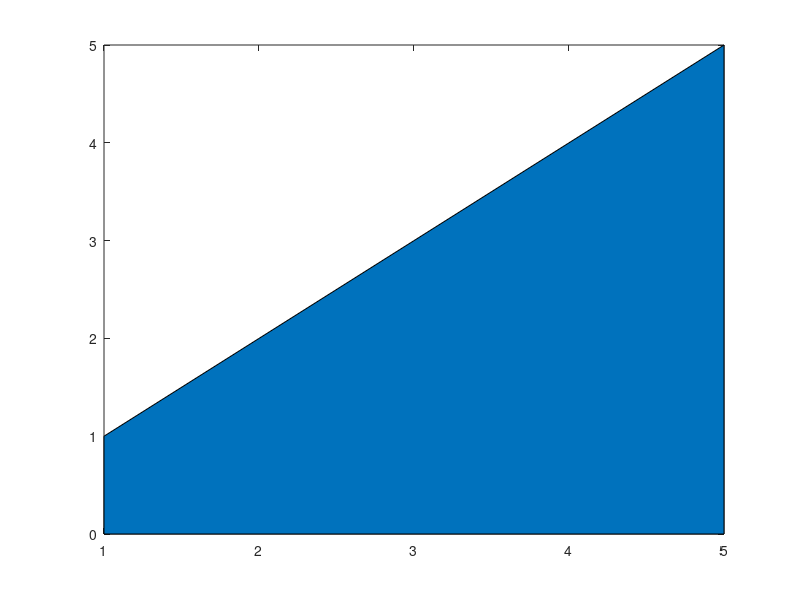

MATLAB code for this plot: (Note: this script raises an error after producing the figure.)
%=============================================================================
% Copyright (c) 2026-present Allan CORNET (Nelson)
%=============================================================================
% This file is part of Nelson.
%=============================================================================
% LICENCE_BLOCK_BEGIN
% SPDX-License-Identifier: LGPL-3.0-or-later
% LICENCE_BLOCK_END
%=============================================================================
% <--ADV-CLI MODE-->
%=============================================================================
% area: a row vector input keeps its row orientation and X stays auto.
f = figure();
h = area(1:5);
asserts.isequal(h.XData, [1 2 3 4 5]);
asserts.isequal(h.YData, [1 2 3 4 5]);
asserts.isequal(h.XDataMode, 'auto');
close(f);
%=============================================================================
% area: a column vector input keeps its column orientation.
f = figure();
h = area((1:5)');
asserts.isequal(h.XData, (1:5)');
asserts.isequal(h.YData, (1:5)');
asserts.isequal(h.XDataMode, 'auto');
close(f);
%=============================================================================
% area(X, Y): an explicit X switches XDataMode to manual, orientation kept.
f = figure();
h = area(1:5, 2:6);
asserts.isequal(h.XData, [1 2 3 4 5]);
asserts.isequal(h.YData, [2 3 4 5 6]);
asserts.isequal(h.XDataMode, 'manual');
close(f);
%=============================================================================
% boxchart: a column vector of values is stored (and read back) as a row.
f = figure();
h = boxchart((1:10)');
asserts.isequal(h.YData, [1 2 3 4 5 6 7 8 9 10]);
asserts.isequal(h.YDataMode, 'manual');
close(f);
%=============================================================================
% stackedplot: the chart XData sample index is a row vector.
f = figure();
s = stackedplot([1 2; 3 4; 5 6]);
asserts.isequal(s.XData, [1 2 3]);
close(f);
%=============================================================================
% scatter: an explicit Y is manual, the auto color-order color keeps C auto.
f = figure();
s = scatter(1:5, 1:5);
asserts.isequal(s.XDataMode, 'manual');
asserts.isequal(s.YDataMode, 'manual');
asserts.isequal(s.ZDataMode, 'auto');
asserts.isequal(s.CDataMode, 'auto');
close(f);
%=============================================================================
% scatter with an explicit color: CDataMode becomes manual.
f = figure();
s = scatter(1:5, 1:5, 36, [1 0 0]);
asserts.isequal(s.CDataMode, 'manual');
close(f);
%=============================================================================
% scatter3: explicit X, Y and Z are all manual, C stays auto.
f = figure();
s = scatter3(1:5, 1:5, 1:5);
asserts.isequal(s.XDataMode, 'manual');
asserts.isequal(s.YDataMode, 'manual');
asserts.isequal(s.ZDataMode, 'manual');
asserts.isequal(s.CDataMode, 'auto');
close(f);
%=============================================================================
% bubblechart: explicit Y is manual, auto color keeps C auto.
f = figure();
b = bubblechart(1:5, 1:5, 1:5);
asserts.isequal(b.XDataMode, 'manual');
asserts.isequal(b.YDataMode, 'manual');
asserts.isequal(b.CDataMode, 'auto');
close(f);
%=============================================================================
% swarmchart: routes through scatter, same auto/manual semantics.
f = figure();
s = swarmchart(ones(1, 10), 1:10);
asserts.isequal(s.YDataMode, 'manual');
asserts.isequal(s.CDataMode, 'auto');
close(f);
%=============================================================================
